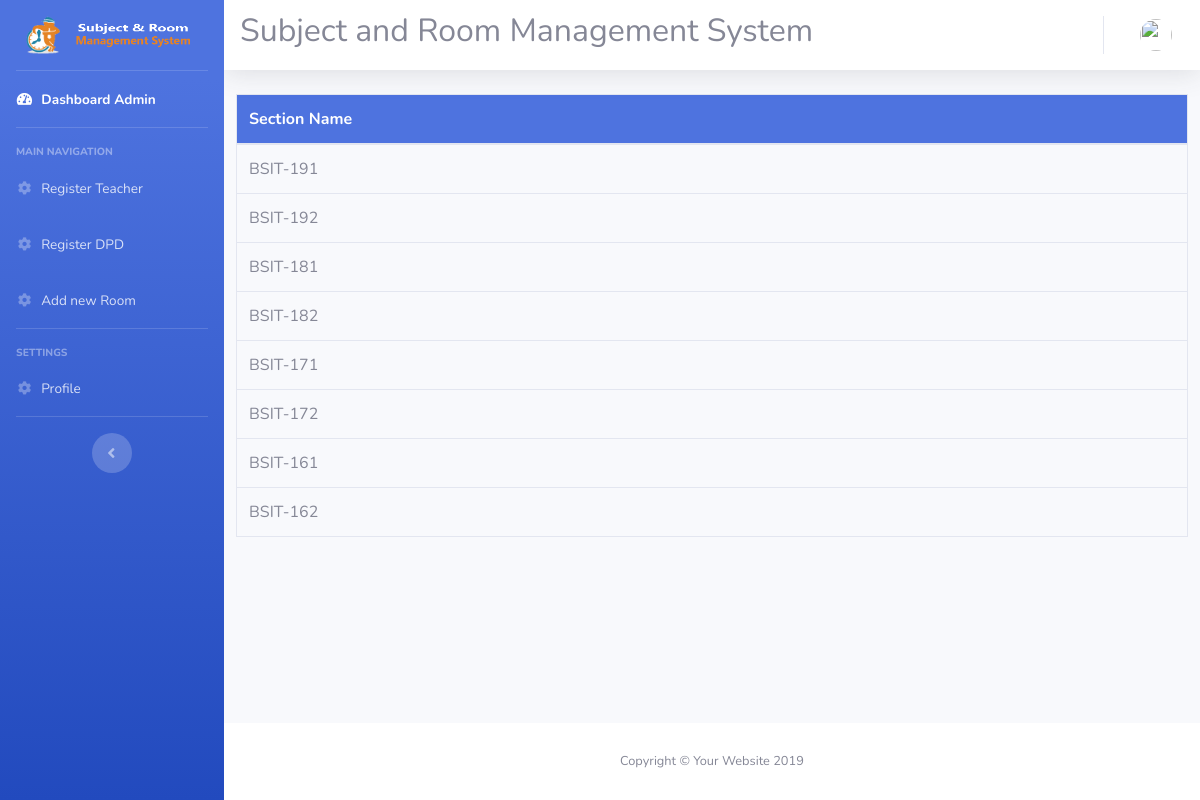
Screenshot of /view.php?search=section with the database file from the repository.
### tables this page shows
CREATE TABLE `section` (
  `section_id` int(11) NOT NULL,
  `section_name` varchar(50) NOT NULL
);

### view.php (the view, shortened to what this page needs)
<!DOCTYPE html>
<html lang="en">
<head>
  <link href="vendor/fontawesome-free/css/all.min.css" rel="stylesheet" type="text/css">
  <link href="css/sb-admin-2.css" rel="stylesheet">
  <link href="css/main.css" rel="stylesheet">
</head>
<body id="page-top">
  <?php
    include "php/db.php";
    $stmt = $db->prepare("SELECT * FROM  user_information WHERE user_id = ?");
    $stmt->bind_param("s",$_SESSION['user_id']);
    $stmt->execute();
    $info = $stmt->get_result()->fetch_assoc();
  ?>
  <div id="wrapper">
    <ul class="navbar-nav bg-gradient-primary sidebar sidebar-dark accordion" id="accordionSidebar">
      <a class="sidebar-brand d-flex align-items-center justify-content-center" href="dashboardAdmin.php">
        <div class="sidebar-brand-icon">
         <img class="img-profile"  style="height: 5vh;" src="img/test2.png">
        </div>
        <div class="sidebar-brand-text mx-3"><img class="img-profile"  style="height: 4vh; margin-left: -1vw; margin-right: -1vw" src="img/test3.png"></div>
      </a>
      <hr class="sidebar-divider my-0">
      <li class="nav-item active">
        <a class="nav-link" href="dashboardAdmin.php">
          <i class="fas fa-fw fa-tachometer-alt"></i>
          <span>Dashboard Admin</span></a>
      </li>
      <hr class="sidebar-divider">
      <div class="sidebar-heading">
        MAIN NAVIGATION
      </div>
      <li class="nav-item">
        <a class="nav-link" href="registerTeacher.php">
         <i class="fas fa-fw fa-cog"></i>
          <span>Register Teacher</span></a>
      </li>
      <li class="nav-item">
        <a class="nav-link" href="registerDPD.php">
         <i class="fas fa-fw fa-cog"></i>
          <span>Register DPD</span></a>
      </li>
      <li class="nav-item">
        <a class="nav-link" href="newRoom.php">
         <i class="fas fa-fw fa-cog"></i>
          <span>Add new Room</span></a>
      </li>
      <hr class="sidebar-divider">
      <div class="sidebar-heading">
        Settings
      </div>
      <li class="nav-item">
        <a class="nav-link" href="profile.php">
         <i class="fas fa-fw fa-cog"></i>
          <span>Profile</span></a>
      </li>
      <hr class="sidebar-divider d-none d-md-block">
      <div class="text-center d-none d-md-inline">
        <button class="rounded-circle border-0" id="sidebarToggle"></button>
      </div>
    </ul>
    <div id="content-wrapper" class="d-flex flex-column">
      <div id="content">
        <nav class="navbar navbar-expand navbar-light bg-white topbar mb-4 static-top shadow">
          <h2>Subject and Room Management System</h2>
          <ul class="navbar-nav ml-auto">
            <li class="nav-item dropdown no-arrow">
              <a class="nav-link dropdown-toggle" href="#" id="userDropdown" role="button" data-toggle="dropdown" aria-haspopup="true" aria-expanded="false">
                <img class="img-profile rounded-circle" src="<?php echo $info['info_profile_picture'] ?>">
              </a>
            </li>
          </ul>
        </nav>
        <div class="container-fluid">
          <br>
          <div class="row">
              <?php
                if($_GET['search'] == 'students'){
                  echo '<table id="table" class="table" style="table-layout: auto; overflow-x: scroll;">
                    <thead  class="bg-primary  table-bordered " style="color:white;">
                      <tr>
                        <th colspan="1">First Name</th>
                        <th colspan="1">Last Name</th>
                        <th colspan="1">Address</th>
                        <th colspan="1">Gender</th>
                        <th colspan="1">Date of Birth</th>
                      </tr>
                    </thead>
                    <tbody class=" table-bordered ">';
                      $stmt = $db->prepare("SELECT * FROM  user WHERE user_type = 1");
                      $stmt->execute();
                      $result = $stmt->get_result();
                      while ($value = $result->fetch_assoc()) {
                          $stmt2 = $db->prepare("SELECT * FROM  user_information WHERE user_id = ?");
                          $stmt2->bind_param('i',$value['user_id']);
                          $stmt2->execute();
                          $result2 = $stmt2->get_result();
                          while ($value2 = $result2->fetch_assoc()) {
                          echo '<tr><td>'.$value2['info_first_name'].'</td><td>'.$value2['info_last_name'].'</td><td>'.$value2['info_address'].'</td><td>'.$value2['info_gender'].'</td><td>'.$value2['info_dob'].'</td></tr>';
                        }
                      }
                    echo '
                    </tbody>
                  </table>';
                }
                else if($_GET['search'] == 'section'){
                  echo '<table id="table" class="table" style="table-layout: auto; overflow-x: scroll;">
                    <thead  class="bg-primary  table-bordered " style="color:white;">
                      <tr>
                        <th colspan="1">Section Name</th>
                      </tr>
                    </thead>
                    <tbody class=" table-bordered ">';
                      $stmt = $db->prepare("SELECT * FROM  section");
                      $stmt->execute();
                      $result = $stmt->get_result();
                      while ($value = $result->fetch_assoc()) {
                         echo '<tr><td>'.$value['section_name'].'</td></tr>';
                      }
                    echo '
                    </tbody>
                  </table>';
                }
              ?>
          </div>
        </div>
      </div>
      <footer class="sticky-footer bg-white">
        <div class="container my-auto">
          <div class="copyright text-center my-auto">
            <span>Copyright &copy; Your Website 2019</span>
          </div>
        </div>
      </footer>
    </div>
  </div>
</body>
</html>

### rows the page displays
section: section_name "BSIT-191"
section: section_name "BSIT-192"
section: section_name "BSIT-181"
section: section_name "BSIT-182"
section: section_name "BSIT-171"
section: section_name "BSIT-172"
section: section_name "BSIT-161"
section: section_name "BSIT-162"
